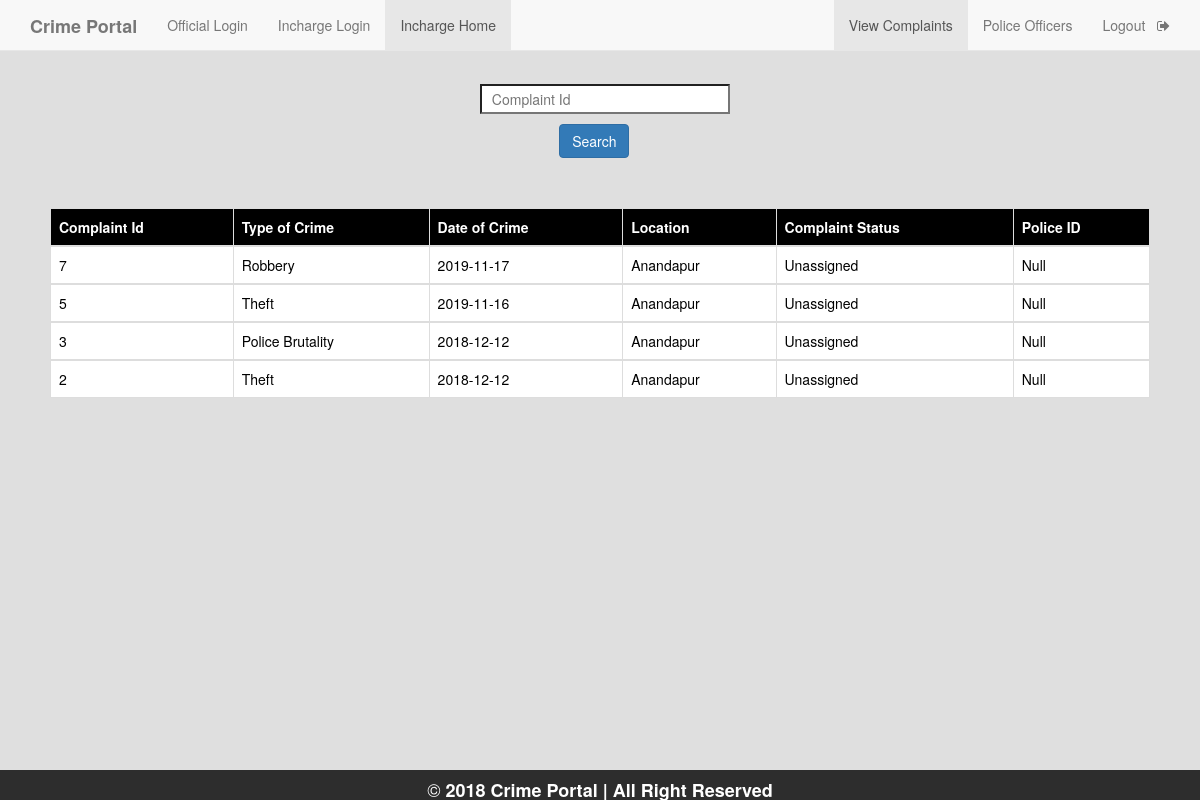
Screenshot of /incharge_complain_page.php (signed in) with the database file from the repository.
### tables this page shows
CREATE TABLE IF NOT EXISTS `complaint` (
`c_id` int(11) NOT NULL,
  `a_no` bigint(12) NOT NULL,
  `location` varchar(50) NOT NULL,
  `type_crime` varchar(50) NOT NULL,
  `d_o_c` date NOT NULL,
  `description` varchar(7000) NOT NULL,
  `inc_status` varchar(50) DEFAULT 'Unassigned',
  `pol_status` varchar(50) DEFAULT 'null',
  `p_id` varchar(50) DEFAULT 'Null'
);

### Incharge_complain_page.php (the view, shortened to what this page needs)
<!DOCTYPE html>
<html>
<head>
    <?php
    $conn=mysql_connect("localhost","root","");
    $i_id=$_SESSION['email'];
    $result1=mysql_query("SELECT location FROM police_station where i_id='$i_id'",$conn);
    $q2=mysql_fetch_assoc($result1);
    $location=$q2['location'];
    $query="select c_id,type_crime,d_o_c,location,inc_status,p_id from complaint where location='$location' order by c_id desc";
    $result=mysql_query($query,$conn);
    ?>
	<link rel="stylesheet" type="text/css" href="https://maxcdn.bootstrapcdn.com/bootstrap/3.3.5/css/bootstrap.min.css">
	<link rel="stylesheet" type="text/css" href="https://maxcdn.bootstrapcdn.com/font-awesome/4.4.0/css/font-awesome.min.css">
</head>
<body style="background-color: #dfdfdf">
	<nav  class="navbar navbar-default navbar-fixed-top">
  <div class="container">
    <div class="navbar-header">
      <a class="navbar-brand" href="home.php"><b>Crime Portal</b></a>
    </div>
    <div id="navbar" class="collapse navbar-collapse">
      <ul class="nav navbar-nav">
        <li ><a href="official_login.php">Official Login</a></li>
        <li ><a href="inchargelogin.php">Incharge Login</a></li>
        <li class="active"><a href="Incharge_complain_page.php">Incharge Home</a></li>
      </ul>
      <ul class="nav navbar-nav navbar-right">
        <li class="active" ><a href="Incharge_complain_page.php">View Complaints</a></li>
        <li ><a href="incharge_view_police.php">Police Officers</a></li>
        <li><a href="inc_logout.php">Logout &nbsp <i class="fa fa-sign-out" aria-hidden="true"></i></a></li>
      </ul>
    </div>
  </div>
 </nav>
    <form style="margin-top: 7%; margin-left: 40%;" method="post">
      <input type="text" name="cid" style="width: 250px; height: 30px; background-color:white;" placeholder="&nbsp Complaint Id" id="ciid" onfocusout="f1()" required>
        <div>
      <input class="btn btn-primary" type="submit" value="Search" name="s2" style="margin-top: 10px; margin-left: 11%;">
        </div>
    </form>
 <div style="padding:50px;">
   <table class="table table-bordered">
    <thead class="thead-dark" style="background-color: black; color: white;">
      <tr>
        <th scope="col">Complaint Id</th>
        <th scope="col">Type of Crime</th>
        <th scope="col">Date of Crime</th>
        <th scope="col">Location</th>
        <th scope="col">Complaint Status</th>
          <th scope="col">Police ID</th>
      </tr>
    </thead>
            <?php
              while($rows=mysql_fetch_assoc($result)){
             ?>
            <tbody style="background-color: white; color: black;">
      <tr>
        <td><?php echo $rows['c_id'];?></td>
        <td><?php echo $rows['type_crime'];?></td>
        <td><?php echo $rows['d_o_c'];?></td>
          <td><?php echo $rows['location'];?></td>
          <td><?php echo $rows['inc_status']; ?></td>
          <td><?php echo $rows['p_id']; ?></td>
      </tr>
    </tbody>
    <?php
    }
    ?>
</table>
 </div>
    <div style="position: fixed;
   left: 0;
   bottom: 0;
   width: 100%;
   height: 30px;
   background-color: rgba(0,0,0,0.8);
   color: white;
   text-align: center;">
  <h4 style="color: white;">&copy <b>2018 Crime Portal | All Right Reserved</b></h4>
</div>
</body>
</html>

### rows the page displays
complaint: c_id "7", type_crime "Robbery", d_o_c "2019-11-17", location "Anandapur", inc_status "Unassigned", p "Null"
complaint: c_id "5", type_crime "Theft", d_o_c "2019-11-16", location "Anandapur", inc_status "Unassigned", p "Null"
complaint: c_id "3", type_crime "Police Brutality", d_o_c "2018-12-12", location "Anandapur", inc_status "Unassigned", p "Null"
complaint: c_id "2", type_crime "Theft", d_o_c "2018-12-12", location "Anandapur", inc_status "Unassigned", p "Null"
